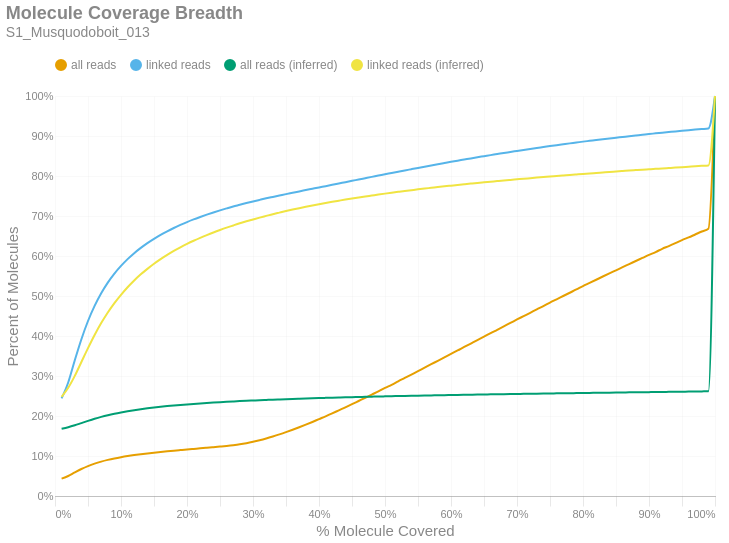

The cell this chart's notebook holds for it:
### Markdown cell above
### Molecule Read Coverage
This chart shows molecule coverage breadth as computed by the number of bases aligned to that molecule. In other words, "*how much of each unique long molecule is actually sequenced/aligned?*" Keep in mind there is a distinction between sequences and alignments, since some sequences belonging to a particular molecule may not align well and wouldn't appear in the alignment data. This chart also shows molecule coverage breadth as computed by the *inferred fragment* from which the aligned sequences originate. Unlike read coverage, this calculation takes into account the total insert size, including unsequenced gaps between the forward and reverse reads. Like the previous figures, these are cumulative percents.

### Code cell
if SKIPLR:
    print_html(f"Skipped")
else:
    binned_df = consolidated_hist(valids['coverage_bp'], mask, 0.01, True)
    binned_df_inf = consolidated_hist(valids['coverage_inserts'], mask, 0.01, True)
    binned_df = binned_df.with_columns(pl.lit(binned_df_inf['all reads (cumsum)']).alias('all reads (inferred)'))
    binned_df = binned_df.with_columns(pl.lit(binned_df_inf['linked reads (cumsum)']).alias('linked reads (inferred)'))
    binned_df = binned_df.with_columns(
        (pl.col('bin').cast(pl.Float64) + 0.01).alias('right_edge')
    )

    with SafeRender(binned_df):
        (
            density_plot(binned_df, 'Molecule Coverage Breadth', samplename, 'molcov', ['all reads (inferred)','linked reads (inferred)'])
            .encode(
                #x=alt.X('bin:Q', title="% Molecule Covered").axis(format = '%').scale(padding=0),
                x=alt.X('right_edge:Q', title="% Molecule Covered").axis(format='%').scale(padding=0),
                y=alt.Y('value:Q', title='Percent of Molecules')
                    .axis(format='%')
                    .stack(False)
                    .scale(domainMin=0, padding=0),
                color=alt.Color("key:N").scale(domain = ["all reads", "linked reads", "all reads (inferred)", "linked reads (inferred)"]),
                tooltip = [
                    alt.Tooltip("key:N", title = "Data Type"),
                    alt.Tooltip("range_label:N", title="% Molecule Covered"),
                    alt.Tooltip("value:Q", format = ".2%", title="% Molecules")
                ]
            )
        ).display()

### Figure 1 — Vega-Lite specification as saved in the notebook (floating-point values rounded to 4 significant figures)
{"width": "container", "height": 400, "config": {"title": {"anchor": "start", "dy": -15, "fontSize": 18, "color": "#888888", "subtitleColor": "#888888", "subtitleFontSize": 14}, "arc": {"fill": "#0072B2"}, "axis": {"domainColor": "#888888", "domainWidth": 0.5, "gridWidth": 0.2, "grid": false, "titleFontWeight": 400, "titleFontSize": 15, "labelFontSize": 11, "labelColor": "#888888", "tickColor": "#888888", "tickWidth": 0.2, "titleColor": "#888888"}, "axisBand": {"grid": false}, "axisX": {"grid": true, "tickSize": 10, "domainCap": "round"}, "axisY": {"domain": false, "grid": true, "tickSize": 0, "domainCap": "round"}, "background": "transparent", "header": {"labelFontSize": 15, "labelColor": "#888888", "titleFontSize": 15, "titleFontWeight": 600, "titleColor": "#888888"}, "legend": {"labelFont": "sans-serif", "labelFontSize": 12, "labelColor": "#888888", "symbolSize": 100, "symbolType": "circle", "titleFontSize": 12, "titlePadding": 10, "titleColor": "#888888", "title": null, "orient": "top"}, "range": {"category": ["#E69F00", "#56B4E9", "#009E73", "#F0E442", "#0072B2", "#D55E00", "#CC79A7", "#000000"], "diverging": ["#cfe8f3", "#a2d4ec", "#73bfe2", "#46abdb", "#1696d2", "#12719e"]}, "area": {"fill": "#0072B2", "fillOpacity": 0.7, "line": true, "strokeOpacity": 0.7}, "line": {"color": "#0072B2", "stroke": "#0072B2", "strokeWidth": 2}, "trail": {"color": "#0072B2", "stroke": "#0072B2", "strokeWidth": 0, "size": 1}, "point": {"filled": true, "fillOpacity": 1.0, "size": 95}, "text": {"color": "#888888", "fontSize": 11, "align": "right", "fontWeight": 400, "size": 11}, "bar": {"fill": "#0072B2", "stroke": null}, "view": {"stroke": null, "continuousWidth": 660, "continuousHeight": 400}}, "data": {"name": "data-8a455221f62dfceb8f3250a52d1db581"}, "mark": {"type": "line", "interpolate": "monotone", "point": {"opacity": 0, "size": 275}}, "encoding": {"color": {"field": "key", "scale": {"domain": ["all reads", "linked reads", "all reads (inferred)", "linked reads (inferred)"]}, "type": "nominal"}, "tooltip": [{"field": "key", "title": "Data Type", "type": "nominal"}, {"field": "range_label", "title": "% Molecule Covered", "type": "nominal"}, {"field": "value", "format": ".2%", "title": "% Molecules", "type": "quantitative"}], "x": {"axis": {"format": "%"}, "field": "right_edge", "scale": {"padding": 0}, "title": "% Molecule Covered", "type": "quantitative"}, "y": {"axis": {"format": "%"}, "field": "value", "scale": {"domainMin": 0, "padding": 0}, "stack": false, "title": "Percent of Molecules", "type": "quantitative"}}, "params": [{"name": "param_c36ac31b6afebe62", "select": {"type": "point", "fields": ["key"]}, "bind": "legend"}], "title": {"text": "Molecule Coverage Breadth", "subtitle": "S1_Musquodoboit_013"}, "transform": [{"fold": ["all reads (cumsum)", "linked reads (cumsum)", "all reads (inferred)", "linked reads (inferred)"]}, {"calculate": "replace(datum.key, ' (cumsum)', '')", "as": "key"}, {"filter": {"param": "param_c36ac31b6afebe62"}}], "usermeta": {"embedOptions": {"downloadFileName": "S1_Musquodoboit_013.molcov"}}, "$schema": "https://vega.github.io/schema/vega-lite/v6.1.0.json", "datasets": {"data-8a455221f62dfceb8f3250a52d1db581": [{"bin": "0.0", "interval": "0.0-0.01", "all reads": 0.04346, "linked reads": 0.2439, "all reads (cumsum)": 0.04346, "linked reads (cumsum)": 0.2439, "range_label": "0.0-0.01", "all reads (inferred)": 0.168, "linked reads (inferred)": 0.2476, "right_edge": 0.01}, {"bin": "0.01", "interval": "0.01-0.02", "all reads": 0.0066, "linked reads": 0.03993, "all reads (cumsum)": 0.05006, "linked reads (cumsum)": 0.2838, "range_label": "0.01-0.02", "all reads (inferred)": 0.1718, "linked reads (inferred)": 0.2705, "right_edge": 0.02}, {"bin": "0.02", "interval": "0.02-0.03", "all reads": 0.008969, "linked reads": 0.05559, "all reads (cumsum)": 0.05903, "linked reads (cumsum)": 0.3394, "range_label": "0.02-0.03", "all reads (inferred)": 0.1767, "linked reads (inferred)": 0.3004, "right_edge": 0.03}, {"bin": "0.03", "interval": "0.03-0.04", "all reads": 0.008473, "linked reads": 0.05256, "all reads (cumsum)": 0.0675, "linked reads (cumsum)": 0.3919, "range_label": "0.03-0.04", "all reads (inferred)": 0.1823, "linked reads (inferred)": 0.335, "right_edge": 0.04}, {"bin": "0.04", "interval": "0.04-0.05", "all reads": 0.007319, "linked reads": 0.04555, "all reads (cumsum)": 0.07482, "linked reads (cumsum)": 0.4375, "range_label": "0.04-0.05", "all reads (inferred)": 0.1878, "linked reads (inferred)": 0.3696, "right_edge": 0.05}, {"bin": "0.05", "interval": "0.05-0.06", "all reads": 0.006098, "linked reads": 0.03776, "all reads (cumsum)": 0.08092, "linked reads (cumsum)": 0.4753, "range_label": "0.05-0.06", "all reads (inferred)": 0.193, "linked reads (inferred)": 0.4025, "right_edge": 0.06}, {"bin": "0.06", "interval": "0.06-0.07", "all reads": 0.005087, "linked reads": 0.03162, "all reads (cumsum)": 0.08601, "linked reads (cumsum)": 0.5069, "range_label": "0.06-0.07", "all reads (inferred)": 0.1977, "linked reads (inferred)": 0.4322, "right_edge": 0.07}, {"bin": "0.07", "interval": "0.07-0.08", "all reads": 0.004264, "linked reads": 0.02651, "all reads (cumsum)": 0.09027, "linked reads (cumsum)": 0.5334, "range_label": "0.07-0.08", "all reads (inferred)": 0.2019, "linked reads (inferred)": 0.4587, "right_edge": 0.08}, {"bin": "0.08", "interval": "0.08-0.09", "all reads": 0.00364, "linked reads": 0.02255, "all reads (cumsum)": 0.09391, "linked reads (cumsum)": 0.5559, "range_label": "0.08-0.09", "all reads (inferred)": 0.2056, "linked reads (inferred)": 0.4822, "right_edge": 0.09}, {"bin": "0.09", "interval": "0.09-0.1", "all reads": 0.00314, "linked reads": 0.01926, "all reads (cumsum)": 0.09705, "linked reads (cumsum)": 0.5752, "range_label": "0.09-0.1", "all reads (inferred)": 0.2089, "linked reads (inferred)": 0.503, "right_edge": 0.1}, {"bin": "0.1", "interval": "0.1-0.11", "all reads": 0.002788, "linked reads": 0.017, "all reads (cumsum)": 0.09984, "linked reads (cumsum)": 0.5922, "range_label": "0.1-0.11", "all reads (inferred)": 0.2119, "linked reads (inferred)": 0.5219, "right_edge": 0.11}, {"bin": "0.11", "interval": "0.11-0.12", "all reads": 0.002466, "linked reads": 0.01492, "all reads (cumsum)": 0.1023, "linked reads (cumsum)": 0.6071, "range_label": "0.11-0.12", "all reads (inferred)": 0.2146, "linked reads (inferred)": 0.5388, "right_edge": 0.12}, {"bin": "0.12", "interval": "0.12-0.13", "all reads": 0.002172, "linked reads": 0.01316, "all reads (cumsum)": 0.1045, "linked reads (cumsum)": 0.6203, "range_label": "0.12-0.13", "all reads (inferred)": 0.217, "linked reads (inferred)": 0.5541, "right_edge": 0.13}, {"bin": "0.13", "interval": "0.13-0.14", "all reads": 0.002001, "linked reads": 0.012, "all reads (cumsum)": 0.1065, "linked reads (cumsum)": 0.6323, "range_label": "0.13-0.14", "all reads (inferred)": 0.2192, "linked reads (inferred)": 0.5679, "right_edge": 0.14}, {"bin": "0.14", "interval": "0.14-0.15", "all reads": 0.001837, "linked reads": 0.01074, "all reads (cumsum)": 0.1083, "linked reads (cumsum)": 0.643, "range_label": "0.14-0.15", "all reads (inferred)": 0.2212, "linked reads (inferred)": 0.5807, "right_edge": 0.15}, {"bin": "0.15", "interval": "0.15-0.16", "all reads": 0.001719, "linked reads": 0.00981, "all reads (cumsum)": 0.11, "linked reads (cumsum)": 0.6528, "range_label": "0.15-0.16", "all reads (inferred)": 0.223, "linked reads (inferred)": 0.5922, "right_edge": 0.16}, {"bin": "0.16", "interval": "0.16-0.17", "all reads": 0.00163, "linked reads": 0.008968, "all reads (cumsum)": 0.1117, "linked reads (cumsum)": 0.6618, "range_label": "0.16-0.17", "all reads (inferred)": 0.2247, "linked reads (inferred)": 0.6029, "right_edge": 0.17}, {"bin": "0.17", "interval": "0.17-0.18", "all reads": 0.00157, "linked reads": 0.008237, "all reads (cumsum)": 0.1132, "linked reads (cumsum)": 0.67, "range_label": "0.17-0.18", "all reads (inferred)": 0.2263, "linked reads (inferred)": 0.6127, "right_edge": 0.18}, {"bin": "0.18", "interval": "0.18-0.19", "all reads": 0.001523, "linked reads": 0.007609, "all reads (cumsum)": 0.1148, "linked reads (cumsum)": 0.6776, "range_label": "0.18-0.19", "all reads (inferred)": 0.2277, "linked reads (inferred)": 0.6218, "right_edge": 0.19}, {"bin": "0.19", "interval": "0.19-0.2", "all reads": 0.001511, "linked reads": 0.007228, "all reads (cumsum)": 0.1163, "linked reads (cumsum)": 0.6849, "range_label": "0.19-0.2", "all reads (inferred)": 0.229, "linked reads (inferred)": 0.6302, "right_edge": 0.2}, {"bin": "0.2", "interval": "0.2-0.21", "all reads": 0.001455, "linked reads": 0.006582, "all reads (cumsum)": 0.1177, "linked reads (cumsum)": 0.6914, "range_label": "0.2-0.21", "all reads (inferred)": 0.2303, "linked reads (inferred)": 0.6381, "right_edge": 0.21}, {"bin": "0.21", "interval": "0.21-0.22", "all reads": 0.00144, "linked reads": 0.006088, "all reads (cumsum)": 0.1192, "linked reads (cumsum)": 0.6975, "range_label": "0.21-0.22", "all reads (inferred)": 0.2315, "linked reads (inferred)": 0.6455, "right_edge": 0.22}, {"bin": "0.22", "interval": "0.22-0.23", "all reads": 0.001494, "linked reads": 0.005834, "all reads (cumsum)": 0.1207, "linked reads (cumsum)": 0.7034, "range_label": "0.22-0.23", "all reads (inferred)": 0.2325, "linked reads (inferred)": 0.6523, "right_edge": 0.23}, {"bin": "0.23", "interval": "0.23-0.24", "all reads": 0.001516, "linked reads": 0.005507, "all reads (cumsum)": 0.1222, "linked reads (cumsum)": 0.7089, "range_label": "0.23-0.24", "all reads (inferred)": 0.2336, "linked reads (inferred)": 0.6588, "right_edge": 0.24}, {"bin": "0.24", "interval": "0.24-0.25", "all reads": 0.001524, "linked reads": 0.005186, "all reads (cumsum)": 0.1237, "linked reads (cumsum)": 0.7141, "range_label": "0.24-0.25", "all reads (inferred)": 0.2345, "linked reads (inferred)": 0.665, "right_edge": 0.25}, {"bin": "0.25", "interval": "0.25-0.26", "all reads": 0.001582, "linked reads": 0.00494, "all reads (cumsum)": 0.1253, "linked reads (cumsum)": 0.719, "range_label": "0.25-0.26", "all reads (inferred)": 0.2355, "linked reads (inferred)": 0.6708, "right_edge": 0.26}, {"bin": "0.26", "interval": "0.26-0.27", "all reads": 0.00181, "linked reads": 0.004748, "all reads (cumsum)": 0.1271, "linked reads (cumsum)": 0.7237, "range_label": "0.26-0.27", "all reads (inferred)": 0.2364, "linked reads (inferred)": 0.6763, "right_edge": 0.27}, {"bin": "0.27", "interval": "0.27-0.28", "all reads": 0.002184, "linked reads": 0.004263, "all reads (cumsum)": 0.1293, "linked reads (cumsum)": 0.728, "range_label": "0.27-0.28", "all reads (inferred)": 0.2372, "linked reads (inferred)": 0.6817, "right_edge": 0.28}, {"bin": "0.28", "interval": "0.28-0.29", "all reads": 0.002825, "linked reads": 0.00435, "all reads (cumsum)": 0.1321, "linked reads (cumsum)": 0.7324, "range_label": "0.28-0.29", "all reads (inferred)": 0.238, "linked reads (inferred)": 0.6867, "right_edge": 0.29}, {"bin": "0.29", "interval": "0.29-0.3", "all reads": 0.003428, "linked reads": 0.004077, "all reads (cumsum)": 0.1355, "linked reads (cumsum)": 0.7364, "range_label": "0.29-0.3", "all reads (inferred)": 0.2387, "linked reads (inferred)": 0.6914, "right_edge": 0.3}, {"bin": "0.3", "interval": "0.3-0.31", "all reads": 0.003942, "linked reads": 0.003903, "all reads (cumsum)": 0.1395, "linked reads (cumsum)": 0.7403, "range_label": "0.3-0.31", "all reads (inferred)": 0.2395, "linked reads (inferred)": 0.696, "right_edge": 0.31}, {"bin": "0.31", "interval": "0.31-0.32", "all reads": 0.004444, "linked reads": 0.00382, "all reads (cumsum)": 0.1439, "linked reads (cumsum)": 0.7442, "range_label": "0.31-0.32", "all reads (inferred)": 0.2402, "linked reads (inferred)": 0.7002, "right_edge": 0.32}, {"bin": "0.32", "interval": "0.32-0.33", "all reads": 0.00491, "linked reads": 0.003537, "all reads (cumsum)": 0.1488, "linked reads (cumsum)": 0.7477, "range_label": "0.32-0.33", "all reads (inferred)": 0.2408, "linked reads (inferred)": 0.7045, "right_edge": 0.33}, {"bin": "0.33", "interval": "0.33-0.34", "all reads": 0.005249, "linked reads": 0.003492, "all reads (cumsum)": 0.1541, "linked reads (cumsum)": 0.7512, "range_label": "0.33-0.34", "all reads (inferred)": 0.2415, "linked reads (inferred)": 0.7084, "right_edge": 0.34}, {"bin": "0.34", "interval": "0.34-0.35", "all reads": 0.005602, "linked reads": 0.003531, "all reads (cumsum)": 0.1597, "linked reads (cumsum)": 0.7547, "range_label": "0.34-0.35", "all reads (inferred)": 0.2421, "linked reads (inferred)": 0.7123, "right_edge": 0.35}, {"bin": "0.35", "interval": "0.35-0.36", "all reads": 0.005932, "linked reads": 0.003361, "all reads (cumsum)": 0.1656, "linked reads (cumsum)": 0.7581, "range_label": "0.35-0.36", "all reads (inferred)": 0.2427, "linked reads (inferred)": 0.716, "right_edge": 0.36}, {"bin": "0.36", "interval": "0.36-0.37", "all reads": 0.006222, "linked reads": 0.003382, "all reads (cumsum)": 0.1718, "linked reads (cumsum)": 0.7615, "range_label": "0.36-0.37", "all reads (inferred)": 0.2432, "linked reads (inferred)": 0.7195, "right_edge": 0.37}, {"bin": "0.37", "interval": "0.37-0.38", "all reads": 0.006538, "linked reads": 0.003324, "all reads (cumsum)": 0.1784, "linked reads (cumsum)": 0.7648, "range_label": "0.37-0.38", "all reads (inferred)": 0.2438, "linked reads (inferred)": 0.7229, "right_edge": 0.38}, {"bin": "0.38", "interval": "0.38-0.39", "all reads": 0.006751, "linked reads": 0.003337, "all reads (cumsum)": 0.1851, "linked reads (cumsum)": 0.7681, "range_label": "0.38-0.39", "all reads (inferred)": 0.2443, "linked reads (inferred)": 0.7262, "right_edge": 0.39}, {"bin": "0.39", "interval": "0.39-0.4", "all reads": 0.007057, "linked reads": 0.003331, "all reads (cumsum)": 0.1922, "linked reads (cumsum)": 0.7715, "range_label": "0.39-0.4", "all reads (inferred)": 0.2448, "linked reads (inferred)": 0.7293, "right_edge": 0.4}, {"bin": "0.4", "interval": "0.4-0.41", "all reads": 0.006968, "linked reads": 0.003177, "all reads (cumsum)": 0.1991, "linked reads (cumsum)": 0.7746, "range_label": "0.4-0.41", "all reads (inferred)": 0.2453, "linked reads (inferred)": 0.7324, "right_edge": 0.41}, {"bin": "0.41", "interval": "0.41-0.42", "all reads": 0.007351, "linked reads": 0.003331, "all reads (cumsum)": 0.2065, "linked reads (cumsum)": 0.778, "range_label": "0.41-0.42", "all reads (inferred)": 0.2458, "linked reads (inferred)": 0.7354, "right_edge": 0.42}, {"bin": "0.42", "interval": "0.42-0.43", "all reads": 0.007634, "linked reads": 0.003381, "all reads (cumsum)": 0.2141, "linked reads (cumsum)": 0.7813, "range_label": "0.42-0.43", "all reads (inferred)": 0.2463, "linked reads (inferred)": 0.7383, "right_edge": 0.43}, {"bin": "0.43", "interval": "0.43-0.44", "all reads": 0.00759, "linked reads": 0.003215, "all reads (cumsum)": 0.2217, "linked reads (cumsum)": 0.7846, "range_label": "0.43-0.44", "all reads (inferred)": 0.2467, "linked reads (inferred)": 0.7411, "right_edge": 0.44}, {"bin": "0.44", "interval": "0.44-0.45", "all reads": 0.007806, "linked reads": 0.003375, "all reads (cumsum)": 0.2295, "linked reads (cumsum)": 0.7879, "range_label": "0.44-0.45", "all reads (inferred)": 0.2471, "linked reads (inferred)": 0.7437, "right_edge": 0.45}, {"bin": "0.45", "interval": "0.45-0.46", "all reads": 0.007971, "linked reads": 0.003217, "all reads (cumsum)": 0.2375, "linked reads (cumsum)": 0.7911, "range_label": "0.45-0.46", "all reads (inferred)": 0.2475, "linked reads (inferred)": 0.7462, "right_edge": 0.46}, {"bin": "0.46", "interval": "0.46-0.47", "all reads": 0.007974, "linked reads": 0.003319, "all reads (cumsum)": 0.2455, "linked reads (cumsum)": 0.7945, "range_label": "0.46-0.47", "all reads (inferred)": 0.248, "linked reads (inferred)": 0.7487, "right_edge": 0.47}, {"bin": "0.47", "interval": "0.47-0.48", "all reads": 0.008192, "linked reads": 0.003311, "all reads (cumsum)": 0.2537, "linked reads (cumsum)": 0.7978, "range_label": "0.47-0.48", "all reads (inferred)": 0.2483, "linked reads (inferred)": 0.7512, "right_edge": 0.48}, {"bin": "0.48", "interval": "0.48-0.49", "all reads": 0.007853, "linked reads": 0.003218, "all reads (cumsum)": 0.2615, "linked reads (cumsum)": 0.801, "range_label": "0.48-0.49", "all reads (inferred)": 0.2487, "linked reads (inferred)": 0.7536, "right_edge": 0.49}, {"bin": "0.49", "interval": "0.49-0.5", "all reads": 0.008876, "linked reads": 0.00336, "all reads (cumsum)": 0.2704, "linked reads (cumsum)": 0.8044, "range_label": "0.49-0.5", "all reads (inferred)": 0.2491, "linked reads (inferred)": 0.756, "right_edge": 0.5}, {"bin": "0.5", "interval": "0.5-0.51", "all reads": 0.00763, "linked reads": 0.003107, "all reads (cumsum)": 0.278, "linked reads (cumsum)": 0.8075, "range_label": "0.5-0.51", "all reads (inferred)": 0.2495, "linked reads (inferred)": 0.7582, "right_edge": 0.51}, {"bin": "0.51", "interval": "0.51-0.52", "all reads": 0.008755, "linked reads": 0.003258, "all reads (cumsum)": 0.2868, "linked reads (cumsum)": 0.8107, "range_label": "0.51-0.52", "all reads (inferred)": 0.2499, "linked reads (inferred)": 0.7604, "right_edge": 0.52}, {"bin": "0.52", "interval": "0.52-0.53", "all reads": 0.008345, "linked reads": 0.003221, "all reads (cumsum)": 0.2951, "linked reads (cumsum)": 0.8139, "range_label": "0.52-0.53", "all reads (inferred)": 0.2502, "linked reads (inferred)": 0.7626, "right_edge": 0.53}, {"bin": "0.53", "interval": "0.53-0.54", "all reads": 0.008575, "linked reads": 0.00311, "all reads (cumsum)": 0.3037, "linked reads (cumsum)": 0.8171, "range_label": "0.53-0.54", "all reads (inferred)": 0.2505, "linked reads (inferred)": 0.7646, "right_edge": 0.54}, {"bin": "0.54", "interval": "0.54-0.55", "all reads": 0.00844, "linked reads": 0.003118, "all reads (cumsum)": 0.3121, "linked reads (cumsum)": 0.8202, "range_label": "0.54-0.55", "all reads (inferred)": 0.2509, "linked reads (inferred)": 0.7666, "right_edge": 0.55}, {"bin": "0.55", "interval": "0.55-0.56", "all reads": 0.008705, "linked reads": 0.003131, "all reads (cumsum)": 0.3208, "linked reads (cumsum)": 0.8233, "range_label": "0.55-0.56", "all reads (inferred)": 0.2512, "linked reads (inferred)": 0.7686, "right_edge": 0.56}, {"bin": "0.56", "interval": "0.56-0.57", "all reads": 0.008637, "linked reads": 0.003062, "all reads (cumsum)": 0.3295, "linked reads (cumsum)": 0.8264, "range_label": "0.56-0.57", "all reads (inferred)": 0.2515, "linked reads (inferred)": 0.7704, "right_edge": 0.57}, {"bin": "0.57", "interval": "0.57-0.58", "all reads": 0.008526, "linked reads": 0.003078, "all reads (cumsum)": 0.338, "linked reads (cumsum)": 0.8294, "range_label": "0.57-0.58", "all reads (inferred)": 0.2518, "linked reads (inferred)": 0.7723, "right_edge": 0.58}, {"bin": "0.58", "interval": "0.58-0.59", "all reads": 0.008631, "linked reads": 0.003006, "all reads (cumsum)": 0.3466, "linked reads (cumsum)": 0.8324, "range_label": "0.58-0.59", "all reads (inferred)": 0.2521, "linked reads (inferred)": 0.7742, "right_edge": 0.59}, {"bin": "0.59", "interval": "0.59-0.6", "all reads": 0.008767, "linked reads": 0.002983, "all reads (cumsum)": 0.3554, "linked reads (cumsum)": 0.8354, "range_label": "0.59-0.6", "all reads (inferred)": 0.2524, "linked reads (inferred)": 0.7759, "right_edge": 0.6}, {"bin": "0.6", "interval": "0.6-0.61", "all reads": 0.008423, "linked reads": 0.002872, "all reads (cumsum)": 0.3638, "linked reads (cumsum)": 0.8383, "range_label": "0.6-0.61", "all reads (inferred)": 0.2527, "linked reads (inferred)": 0.7776, "right_edge": 0.61}, {"bin": "0.61", "interval": "0.61-0.62", "all reads": 0.008794, "linked reads": 0.002852, "all reads (cumsum)": 0.3726, "linked reads (cumsum)": 0.8412, "range_label": "0.61-0.62", "all reads (inferred)": 0.253, "linked reads (inferred)": 0.7793, "right_edge": 0.62}, {"bin": "0.62", "interval": "0.62-0.63", "all reads": 0.008584, "linked reads": 0.002868, "all reads (cumsum)": 0.3812, "linked reads (cumsum)": 0.844, "range_label": "0.62-0.63", "all reads (inferred)": 0.2533, "linked reads (inferred)": 0.781, "right_edge": 0.63}, {"bin": "0.63", "interval": "0.63-0.64", "all reads": 0.008614, "linked reads": 0.002823, "all reads (cumsum)": 0.3898, "linked reads (cumsum)": 0.8468, "range_label": "0.63-0.64", "all reads (inferred)": 0.2536, "linked reads (inferred)": 0.7826, "right_edge": 0.64}, {"bin": "0.64", "interval": "0.64-0.65", "all reads": 0.008503, "linked reads": 0.002667, "all reads (cumsum)": 0.3983, "linked reads (cumsum)": 0.8495, "range_label": "0.64-0.65", "all reads (inferred)": 0.2538, "linked reads (inferred)": 0.7842, "right_edge": 0.65}, {"bin": "0.65", "interval": "0.65-0.66", "all reads": 0.008831, "linked reads": 0.002698, "all reads (cumsum)": 0.4071, "linked reads (cumsum)": 0.8522, "range_label": "0.65-0.66", "all reads (inferred)": 0.2541, "linked reads (inferred)": 0.7857, "right_edge": 0.66}, {"bin": "0.66", "interval": "0.66-0.67", "all reads": 0.008417, "linked reads": 0.002618, "all reads (cumsum)": 0.4156, "linked reads (cumsum)": 0.8548, "range_label": "0.66-0.67", "all reads (inferred)": 0.2544, "linked reads (inferred)": 0.7872, "right_edge": 0.67}, {"bin": "0.67", "interval": "0.67-0.68", "all reads": 0.008641, "linked reads": 0.002702, "all reads (cumsum)": 0.4242, "linked reads (cumsum)": 0.8575, "range_label": "0.67-0.68", "all reads (inferred)": 0.2546, "linked reads (inferred)": 0.7888, "right_edge": 0.68}, {"bin": "0.68", "interval": "0.68-0.69", "all reads": 0.00843, "linked reads": 0.002511, "all reads (cumsum)": 0.4326, "linked reads (cumsum)": 0.86, "range_label": "0.68-0.69", "all reads (inferred)": 0.2549, "linked reads (inferred)": 0.7902, "right_edge": 0.69}, {"bin": "0.69", "interval": "0.69-0.7", "all reads": 0.008701, "linked reads": 0.002596, "all reads (cumsum)": 0.4413, "linked reads (cumsum)": 0.8626, "range_label": "0.69-0.7", "all reads (inferred)": 0.2551, "linked reads (inferred)": 0.7917, "right_edge": 0.7}, {"bin": "0.7", "interval": "0.7-0.71", "all reads": 0.008361, "linked reads": 0.002576, "all reads (cumsum)": 0.4497, "linked reads (cumsum)": 0.8652, "range_label": "0.7-0.71", "all reads (inferred)": 0.2554, "linked reads (inferred)": 0.7931, "right_edge": 0.71}, {"bin": "0.71", "interval": "0.71-0.72", "all reads": 0.008362, "linked reads": 0.002545, "all reads (cumsum)": 0.4581, "linked reads (cumsum)": 0.8678, "range_label": "0.71-0.72", "all reads (inferred)": 0.2556, "linked reads (inferred)": 0.7945, "right_edge": 0.72}, {"bin": "0.72", "interval": "0.72-0.73", "all reads": 0.008535, "linked reads": 0.002407, "all reads (cumsum)": 0.4666, "linked reads (cumsum)": 0.8702, "range_label": "0.72-0.73", "all reads (inferred)": 0.2559, "linked reads (inferred)": 0.796, "right_edge": 0.73}, {"bin": "0.73", "interval": "0.73-0.74", "all reads": 0.008263, "linked reads": 0.002314, "all reads (cumsum)": 0.4749, "linked reads (cumsum)": 0.8725, "range_label": "0.73-0.74", "all reads (inferred)": 0.2561, "linked reads (inferred)": 0.7973, "right_edge": 0.74}, {"bin": "0.74", "interval": "0.74-0.75", "all reads": 0.008772, "linked reads": 0.002357, "all reads (cumsum)": 0.4836, "linked reads (cumsum)": 0.8748, "range_label": "0.74-0.75", "all reads (inferred)": 0.2564, "linked reads (inferred)": 0.7987, "right_edge": 0.75}, {"bin": "0.75", "interval": "0.75-0.76", "all reads": 0.008018, "linked reads": 0.002303, "all reads (cumsum)": 0.4916, "linked reads (cumsum)": 0.8771, "range_label": "0.75-0.76", "all reads (inferred)": 0.2566, "linked reads (inferred)": 0.7999, "right_edge": 0.76}, {"bin": "0.76", "interval": "0.76-0.77", "all reads": 0.008319, "linked reads": 0.00222, "all reads (cumsum)": 0.5, "linked reads (cumsum)": 0.8794, "range_label": "0.76-0.77", "all reads (inferred)": 0.2568, "linked reads (inferred)": 0.8012, "right_edge": 0.77}, {"bin": "0.77", "interval": "0.77-0.78", "all reads": 0.008207, "linked reads": 0.00221, "all reads (cumsum)": 0.5082, "linked reads (cumsum)": 0.8816, "range_label": "0.77-0.78", "all reads (inferred)": 0.2571, "linked reads (inferred)": 0.8026, "right_edge": 0.78}, {"bin": "0.78", "interval": "0.78-0.79", "all reads": 0.008142, "linked reads": 0.002134, "all reads (cumsum)": 0.5163, "linked reads (cumsum)": 0.8837, "range_label": "0.78-0.79", "all reads (inferred)": 0.2573, "linked reads (inferred)": 0.8038, "right_edge": 0.79}, {"bin": "0.79", "interval": "0.79-0.8", "all reads": 0.008551, "linked reads": 0.002224, "all reads (cumsum)": 0.5249, "linked reads (cumsum)": 0.8859, "range_label": "0.79-0.8", "all reads (inferred)": 0.2575, "linked reads (inferred)": 0.8051, "right_edge": 0.8}, {"bin": "0.8", "interval": "0.8-0.81", "all reads": 0.007793, "linked reads": 0.002003, "all reads (cumsum)": 0.5327, "linked reads (cumsum)": 0.8879, "range_label": "0.8-0.81", "all reads (inferred)": 0.2577, "linked reads (inferred)": 0.8063, "right_edge": 0.81}, {"bin": "0.81", "interval": "0.81-0.82", "all reads": 0.007948, "linked reads": 0.002038, "all reads (cumsum)": 0.5406, "linked reads (cumsum)": 0.89, "range_label": "0.81-0.82", "all reads (inferred)": 0.258, "linked reads (inferred)": 0.8076, "right_edge": 0.82}, {"bin": "0.82", "interval": "0.82-0.83", "all reads": 0.008085, "linked reads": 0.001972, "all reads (cumsum)": 0.5487, "linked reads (cumsum)": 0.8919, "range_label": "0.82-0.83", "all reads (inferred)": 0.2582, "linked reads (inferred)": 0.8088, "right_edge": 0.83}, {"bin": "0.83", "interval": "0.83-0.84", "all reads": 0.007891, "linked reads": 0.001934, "all reads (cumsum)": 0.5566, "linked reads (cumsum)": 0.8939, "range_label": "0.83-0.84", "all reads (inferred)": 0.2584, "linked reads (inferred)": 0.8101, "right_edge": 0.84}, {"bin": "0.84", "interval": "0.84-0.85", "all reads": 0.007713, "linked reads": 0.001864, "all reads (cumsum)": 0.5643, "linked reads (cumsum)": 0.8957, "range_label": "0.84-0.85", "all reads (inferred)": 0.2586, "linked reads (inferred)": 0.8112, "right_edge": 0.85}, {"bin": "0.85", "interval": "0.85-0.86", "all reads": 0.007804, "linked reads": 0.001857, "all reads (cumsum)": 0.5721, "linked reads (cumsum)": 0.8976, "range_label": "0.85-0.86", "all reads (inferred)": 0.2588, "linked reads (inferred)": 0.8124, "right_edge": 0.86}, {"bin": "0.86", "interval": "0.86-0.87", "all reads": 0.007686, "linked reads": 0.001871, "all reads (cumsum)": 0.5798, "linked reads (cumsum)": 0.8995, "range_label": "0.86-0.87", "all reads (inferred)": 0.2591, "linked reads (inferred)": 0.8136, "right_edge": 0.87}, {"bin": "0.87", "interval": "0.87-0.88", "all reads": 0.007742, "linked reads": 0.001831, "all reads (cumsum)": 0.5875, "linked reads (cumsum)": 0.9013, "range_label": "0.87-0.88", "all reads (inferred)": 0.2593, "linked reads (inferred)": 0.8147, "right_edge": 0.88}, {"bin": "0.88", "interval": "0.88-0.89", "all reads": 0.00761, "linked reads": 0.001808, "all reads (cumsum)": 0.5951, "linked reads (cumsum)": 0.9031, "range_label": "0.88-0.89", "all reads (inferred)": 0.2595, "linked reads (inferred)": 0.8158, "right_edge": 0.89}, {"bin": "0.89", "interval": "0.89-0.9", "all reads": 0.007669, "linked reads": 0.001875, "all reads (cumsum)": 0.6028, "linked reads (cumsum)": 0.905, "range_label": "0.89-0.9", "all reads (inferred)": 0.2597, "linked reads (inferred)": 0.8168, "right_edge": 0.9}, {"bin": "0.9", "interval": "0.9-0.91", "all reads": 0.007086, "linked reads": 0.001597, "all reads (cumsum)": 0.6099, "linked reads (cumsum)": 0.9066, "range_label": "0.9-0.91", "all reads (inferred)": 0.2599, "linked reads (inferred)": 0.8179, "right_edge": 0.91}, {"bin": "0.91", "interval": "0.91-0.92", "all reads": 0.008057, "linked reads": 0.001685, "all reads (cumsum)": 0.618, "linked reads (cumsum)": 0.9083, "range_label": "0.91-0.92", "all reads (inferred)": 0.2601, "linked reads (inferred)": 0.819, "right_edge": 0.92}, {"bin": "0.92", "interval": "0.92-0.93", "all reads": 0.006721, "linked reads": 0.001617, "all reads (cumsum)": 0.6247, "linked reads (cumsum)": 0.9099, "range_label": "0.92-0.93", "all reads (inferred)": 0.2603, "linked reads (inferred)": 0.82, "right_edge": 0.93}, {"bin": "0.93", "interval": "0.93-0.94", "all reads": 0.007357, "linked reads": 0.001618, "all reads (cumsum)": 0.632, "linked reads (cumsum)": 0.9115, "range_label": "0.93-0.94", "all reads (inferred)": 0.2605, "linked reads (inferred)": 0.821, "right_edge": 0.94}, {"bin": "0.94", "interval": "0.94-0.95", "all reads": 0.007863, "linked reads": 0.001552, "all reads (cumsum)": 0.6399, "linked reads (cumsum)": 0.913, "range_label": "0.94-0.95", "all reads (inferred)": 0.2607, "linked reads (inferred)": 0.8221, "right_edge": 0.95}, {"bin": "0.95", "interval": "0.95-0.96", "all reads": 0.006483, "linked reads": 0.001517, "all reads (cumsum)": 0.6464, "linked reads (cumsum)": 0.9146, "range_label": "0.95-0.96", "all reads (inferred)": 0.2611, "linked reads (inferred)": 0.8231, "right_edge": 0.96}, {"bin": "0.96", "interval": "0.96-0.97", "all reads": 0.007461, "linked reads": 0.001452, "all reads (cumsum)": 0.6538, "linked reads (cumsum)": 0.916, "range_label": "0.96-0.97", "all reads (inferred)": 0.2613, "linked reads (inferred)": 0.8242, "right_edge": 0.97}, {"bin": "0.97", "interval": "0.97-0.98", "all reads": 0.007445, "linked reads": 0.001405, "all reads (cumsum)": 0.6613, "linked reads (cumsum)": 0.9174, "range_label": "0.97-0.98", "all reads (inferred)": 0.2615, "linked reads (inferred)": 0.8253, "right_edge": 0.98}, {"bin": "0.98", "interval": "0.98-0.99", "all reads": 0.006698, "linked reads": 0.001463, "all reads (cumsum)": 0.668, "linked reads (cumsum)": 0.9189, "range_label": "0.98-0.99", "all reads (inferred)": 0.2618, "linked reads (inferred)": 0.8265, "right_edge": 0.99}, {"bin": "0.99", "interval": "0.99-1.0", "all reads": 0.332, "linked reads": 0.08112, "all reads (cumsum)": 1.0, "linked reads (cumsum)": 1.0, "range_label": "0.99-1.0", "all reads (inferred)": 1.0, "linked reads (inferred)": 1.0, "right_edge": 1.0}]}}
